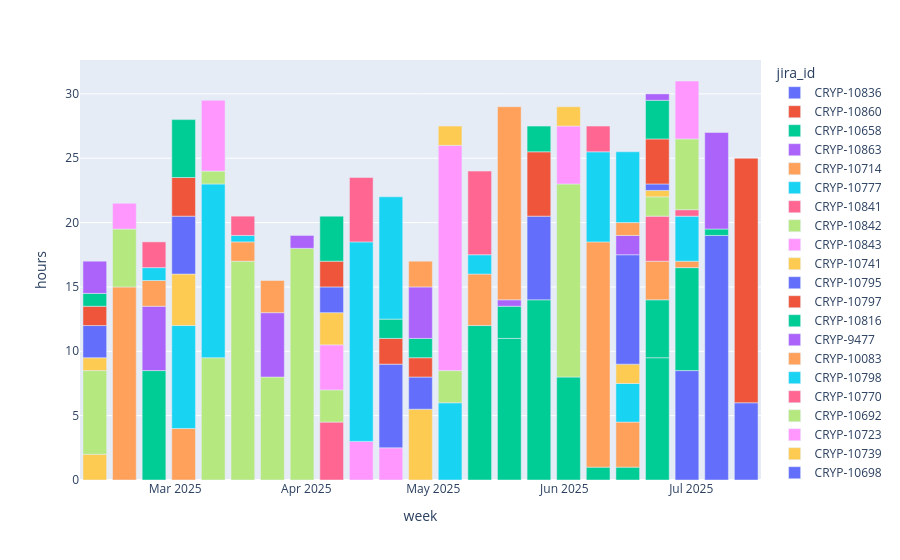

Notebook code for this chart:
### Code cell
px.bar(user_issues_hours_weekly(ts_user).toPandas(),x='week',y='hours',color='jira_id',hover_data={'summary':True})

### Figure 1 — Plotly figure (JSON) as saved in the notebook; plotly's stock layout.template omitted (floating-point values rounded to 4 significant figures)
{"data": [{"customdata": [["Rozszerzenie statusów na potrzeby informowania strategii o tym, że feed jest offline tylko dla wybranych instrumentów"], ["Rozszerzenie statusów na potrzeby informowania strategii o tym, że feed jest offline tylko dla wybranych instrumentów"], ["Rozszerzenie statusów na potrzeby informowania strategii o tym, że feed jest offline tylko dla wybranych instrumentów"]], "hovertemplate": "jira_id=CRYP-10836<br>week=%{x}<br>hours=%{y}<br>summary=%{customdata[0]}<extra></extra>", "legendgroup": "CRYP-10836", "marker": {"color": "#636efa", "pattern": {"shape": ""}}, "name": "CRYP-10836", "orientation": "v", "showlegend": true, "textposition": "auto", "type": "bar", "x": ["2025-07-14", "2025-07-07", "2025-06-30"], "xaxis": "x", "y": [6.0, 19.0, 8.5], "yaxis": "y"}, {"customdata": [["Przepisanie Shift analyser na Javę"]], "hovertemplate": "jira_id=CRYP-10860<br>week=%{x}<br>hours=%{y}<br>summary=%{customdata[0]}<extra></extra>", "legendgroup": "CRYP-10860", "marker": {"color": "#EF553B", "pattern": {"shape": ""}}, "name": "CRYP-10860", "orientation": "v", "showlegend": true, "textposition": "auto", "type": "bar", "x": ["2025-07-14"], "xaxis": "x", "y": [19.0], "yaxis": "y"}, {"customdata": [["[Liquidty Calculator] Wartości pól w różnych odległościach od midointa mają te same wartości"], ["[Liquidty Calculator] Wartości pól w różnych odległościach od midointa mają te same wartości"], ["[Liquidty Calculator] Wartości pól w różnych odległościach od midointa mają te same wartości"], ["[Liquidty Calculator] Wartości pól w różnych odległościach od midointa mają te same wartości"], ["[Liquidty Calculator] Wartości pól w różnych odległościach od midointa mają te same wartości"], ["[Liquidty Calculator] Wartości pól w różnych odległościach od midointa mają te same wartości"], ["[Liquidty Calculator] Wartości pól w różnych odległościach od midointa mają te same wartości"], ["[Liquidty Calculator] Wartości pól w różnych odległościach od midointa mają te same wartości"], ["[Liquidty Calculator] Wartości pól w różnych odległościach od midointa mają te same wartości"], ["[Liquidty Calculator] Wartości pól w różnych odległościach od midointa mają te same wartości"]], "hovertemplate": "jira_id=CRYP-10658<br>week=%{x}<br>hours=%{y}<br>summary=%{customdata[0]}<extra></extra>", "legendgroup": "CRYP-10658", "marker": {"color": "#00cc96", "pattern": {"shape": ""}}, "name": "CRYP-10658", "orientation": "v", "showlegend": true, "textposition": "auto", "type": "bar", "x": ["2025-07-07", "2025-06-30", "2025-06-23", "2025-06-23", "2025-06-16", "2025-06-09", "2025-06-02", "2025-05-26", "2025-05-19", "2025-05-12"], "xaxis": "x", "y": [0.5, 8.0, 9.5, 4.5, 1.0, 1.0, 8.0, 14.0, 11.0, 12.0], "yaxis": "y"}, {"customdata": [["Shift analyser nie generuje danych"]], "hovertemplate": "jira_id=CRYP-10863<br>week=%{x}<br>hours=%{y}<br>summary=%{customdata[0]}<extra></extra>", "legendgroup": "CRYP-10863", "marker": {"color": "#ab63fa", "pattern": {"shape": ""}}, "name": "CRYP-10863", "orientation": "v", "showlegend": true, "textposition": "auto", "type": "bar", "x": ["2025-07-07"], "xaxis": "x", "y": [7.5], "yaxis": "y"}, {"customdata": [["Shift Analyser DAG kończy się błędem"], ["Shift Analyser DAG kończy się błędem"], ["Shift Analyser DAG kończy się błędem"], ["Shift Analyser DAG kończy się błędem"]], "hovertemplate": "jira_id=CRYP-10714<br>week=%{x}<br>hours=%{y}<br>summary=%{customdata[0]}<extra></extra>", "legendgroup": "CRYP-10714", "marker": {"color": "#FFA15A", "pattern": {"shape": ""}}, "name": "CRYP-10714", "orientation": "v", "showlegend": true, "textposition": "auto", "type": "bar", "x": ["2025-06-30", "2025-06-23", "2025-06-16", "2025-06-09"], "xaxis": "x", "y": [0.5, 3.0, 3.5, 17.5], "yaxis": "y"}, {"customdata": [["Duplikaty w hurtowni w security_definition_v1"], ["Duplikaty w hurtowni w security_definition_v1"], ["Duplikaty w hurtowni w security_definition_v1"]], "hovertemplate": "jira_id=CRYP-10777<br>week=%{x}<br>hours=%{y}<br>summary=%{customdata[0]}<extra></extra>", "legendgroup": "CRYP-10777", "marker": {"color": "#19d3f3", "pattern": {"shape": ""}}, "name": "CRYP-10777", "orientation": "v", "showlegend": true, "textposition": "auto", "type": "bar", "x": ["2025-06-30", "2025-06-16", "2025-06-09"], "xaxis": "x", "y": [3.5, 3.0, 7.0], "yaxis": "y"}, {"customdata": [["[Kraken] Brak cyklicznej emisji SECURITY_DEFINITIONS"], ["[Kraken] Brak cyklicznej emisji SECURITY_DEFINITIONS"]], "hovertemplate": "jira_id=CRYP-10841<br>week=%{x}<br>hours=%{y}<br>summary=%{customdata[0]}<extra></extra>", "legendgroup": "CRYP-10841", "marker": {"color": "#FF6692", "pattern": {"shape": ""}}, "name": "CRYP-10841", "orientation": "v", "showlegend": true, "textposition": "auto", "type": "bar", "x": ["2025-06-30", "2025-06-23"], "xaxis": "x", "y": [0.5, 3.5], "yaxis": "y"}, {"customdata": [["[Bitkub] Przeterminowany coefficient w MARKET_DATA_ENRICHED."], ["[Bitkub] Przeterminowany coefficient w MARKET_DATA_ENRICHED."]], "hovertemplate": "jira_id=CRYP-10842<br>week=%{x}<br>hours=%{y}<br>summary=%{customdata[0]}<extra></extra>", "legendgroup": "CRYP-10842", "marker": {"color": "#B6E880", "pattern": {"shape": ""}}, "name": "CRYP-10842", "orientation": "v", "showlegend": true, "textposition": "auto", "type": "bar", "x": ["2025-06-30", "2025-06-23"], "xaxis": "x", "y": [5.5, 1.5], "yaxis": "y"}, {"customdata": [["Weryfikacja poprawności konfiguracji mdr-coefficient"]], "hovertemplate": "jira_id=CRYP-10843<br>week=%{x}<br>hours=%{y}<br>summary=%{customdata[0]}<extra></extra>", "legendgroup": "CRYP-10843", "marker": {"color": "#FF97FF", "pattern": {"shape": ""}}, "name": "CRYP-10843", "orientation": "v", "showlegend": true, "textposition": "auto", "type": "bar", "x": ["2025-06-30"], "xaxis": "x", "y": [4.5], "yaxis": "y"}, {"customdata": [["[Backtest] Niepoprawne nazwy plików wynikowych dla instrumentów zawierających dwukropek"], ["[Backtest] Niepoprawne nazwy plików wynikowych dla instrumentów zawierających dwukropek"]], "hovertemplate": "jira_id=CRYP-10741<br>week=%{x}<br>hours=%{y}<br>summary=%{customdata[0]}<extra></extra>", "legendgroup": "CRYP-10741", "marker": {"color": "#FECB52", "pattern": {"shape": ""}}, "name": "CRYP-10741", "orientation": "v", "showlegend": true, "textposition": "auto", "type": "bar", "x": ["2025-06-23", "2025-06-16"], "xaxis": "x", "y": [0.5, 1.5], "yaxis": "y"}, {"customdata": [["[Transactions verifier][Mexc] Brak kolumny SIDE"], ["[Transactions verifier][Mexc] Brak kolumny SIDE"]], "hovertemplate": "jira_id=CRYP-10795<br>week=%{x}<br>hours=%{y}<br>summary=%{customdata[0]}<extra></extra>", "legendgroup": "CRYP-10795", "marker": {"color": "#636efa", "pattern": {"shape": ""}}, "name": "CRYP-10795", "orientation": "v", "showlegend": true, "textposition": "auto", "type": "bar", "x": ["2025-06-23", "2025-06-16"], "xaxis": "x", "y": [0.5, 8.5], "yaxis": "y"}, {"customdata": [["[BingX] Trade z qty 0"]], "hovertemplate": "jira_id=CRYP-10797<br>week=%{x}<br>hours=%{y}<br>summary=%{customdata[0]}<extra></extra>", "legendgroup": "CRYP-10797", "marker": {"color": "#EF553B", "pattern": {"shape": ""}}, "name": "CRYP-10797", "orientation": "v", "showlegend": true, "textposition": "auto", "type": "bar", "x": ["2025-06-23"], "xaxis": "x", "y": [3.5], "yaxis": "y"}, {"customdata": [["[Backtest] celo-usdt-e-binancefts ended with state: failed."]], "hovertemplate": "jira_id=CRYP-10816<br>week=%{x}<br>hours=%{y}<br>summary=%{customdata[0]}<extra></extra>", "legendgroup": "CRYP-10816", "marker": {"color": "#00cc96", "pattern": {"shape": ""}}, "name": "CRYP-10816", "orientation": "v", "showlegend": true, "textposition": "auto", "type": "bar", "x": ["2025-06-23"], "xaxis": "x", "y": [3.0], "yaxis": "y"}, {"customdata": [["[CCXT] Dodanie znacznika początku i konca nagrywania"], ["[CCXT] Dodanie znacznika początku i konca nagrywania"]], "hovertemplate": "jira_id=CRYP-9477<br>week=%{x}<br>hours=%{y}<br>summary=%{customdata[0]}<extra></extra>", "legendgroup": "CRYP-9477", "marker": {"color": "#ab63fa", "pattern": {"shape": ""}}, "name": "CRYP-9477", "orientation": "v", "showlegend": true, "textposition": "auto", "type": "bar", "x": ["2025-06-23", "2025-06-16"], "xaxis": "x", "y": [0.5, 1.5], "yaxis": "y"}, {"customdata": [["Odświeżanie subskrypcji MDR w Platform Admin przez Operatorów MDA"]], "hovertemplate": "jira_id=CRYP-10083<br>week=%{x}<br>hours=%{y}<br>summary=%{customdata[0]}<extra></extra>", "legendgroup": "CRYP-10083", "marker": {"color": "#FFA15A", "pattern": {"shape": ""}}, "name": "CRYP-10083", "orientation": "v", "showlegend": true, "textposition": "auto", "type": "bar", "x": ["2025-06-16"], "xaxis": "x", "y": [1.0], "yaxis": "y"}, {"customdata": [["Transaction Verifier - ponawianie odczytu danych z cassandry"]], "hovertemplate": "jira_id=CRYP-10798<br>week=%{x}<br>hours=%{y}<br>summary=%{customdata[0]}<extra></extra>", "legendgroup": "CRYP-10798", "marker": {"color": "#19d3f3", "pattern": {"shape": ""}}, "name": "CRYP-10798", "orientation": "v", "showlegend": true, "textposition": "auto", "type": "bar", "x": ["2025-06-16"], "xaxis": "x", "y": [5.5], "yaxis": "y"}, {"customdata": [["[Backtest] Rozwiązanie problemów z uruchamianiem backtestu na danych z CoinApi"]], "hovertemplate": "jira_id=CRYP-10770<br>week=%{x}<br>hours=%{y}<br>summary=%{customdata[0]}<extra></extra>", "legendgroup": "CRYP-10770", "marker": {"color": "#FF6692", "pattern": {"shape": ""}}, "name": "CRYP-10770", "orientation": "v", "showlegend": true, "textposition": "auto", "type": "bar", "x": ["2025-06-09"], "xaxis": "x", "y": [2.0], "yaxis": "y"}, {"customdata": [["Dockeryzacja i parametryzacja historical-data-loader"]], "hovertemplate": "jira_id=CRYP-10692<br>week=%{x}<br>hours=%{y}<br>summary=%{customdata[0]}<extra></extra>", "legendgroup": "CRYP-10692", "marker": {"color": "#B6E880", "pattern": {"shape": ""}}, "name": "CRYP-10692", "orientation": "v", "showlegend": true, "textposition": "auto", "type": "bar", "x": ["2025-06-02"], "xaxis": "x", "y": [15.0], "yaxis": "y"}, {"customdata": [["transaction-verifier loguje błędy"]], "hovertemplate": "jira_id=CRYP-10723<br>week=%{x}<br>hours=%{y}<br>summary=%{customdata[0]}<extra></extra>", "legendgroup": "CRYP-10723", "marker": {"color": "#FF97FF", "pattern": {"shape": ""}}, "name": "CRYP-10723", "orientation": "v", "showlegend": true, "textposition": "auto", "type": "bar", "x": ["2025-06-02"], "xaxis": "x", "y": [4.5], "yaxis": "y"}, {"customdata": [["[Backtest] Pobranie danych z CoinApi"]], "hovertemplate": "jira_id=CRYP-10739<br>week=%{x}<br>hours=%{y}<br>summary=%{customdata[0]}<extra></extra>", "legendgroup": "CRYP-10739", "marker": {"color": "#FECB52", "pattern": {"shape": ""}}, "name": "CRYP-10739", "orientation": "v", "showlegend": true, "textposition": "auto", "type": "bar", "x": ["2025-06-02"], "xaxis": "x", "y": [1.5], "yaxis": "y"}, {"customdata": [["[Uniswap] Oszacowanie kosztu podłączenia market data z giełdy Uniswap v4"]], "hovertemplate": "jira_id=CRYP-10698<br>week=%{x}<br>hours=%{y}<br>summary=%{customdata[0]}<extra></extra>", "legendgroup": "CRYP-10698", "marker": {"color": "#636efa", "pattern": {"shape": ""}}, "name": "CRYP-10698", "orientation": "v", "showlegend": true, "textposition": "auto", "type": "bar", "x": ["2025-05-26"], "xaxis": "x", "y": [6.5], "yaxis": "y"}, {"customdata": [["[Platform admin] Obsługa giełd OneTrading i Kucoin-futures"]], "hovertemplate": "jira_id=CRYP-10699<br>week=%{x}<br>hours=%{y}<br>summary=%{customdata[0]}<extra></extra>", "legendgroup": "CRYP-10699", "marker": {"color": "#EF553B", "pattern": {"shape": ""}}, "name": "CRYP-10699", "orientation": "v", "showlegend": true, "textposition": "auto", "type": "bar", "x": ["2025-05-26"], "xaxis": "x", "y": [5.0], "yaxis": "y"}, {"customdata": [["Zmiana principal w strategiach"], ["Zmiana principal w strategiach"]], "hovertemplate": "jira_id=CRYP-10716<br>week=%{x}<br>hours=%{y}<br>summary=%{customdata[0]}<extra></extra>", "legendgroup": "CRYP-10716", "marker": {"color": "#00cc96", "pattern": {"shape": ""}}, "name": "CRYP-10716", "orientation": "v", "showlegend": true, "textposition": "auto", "type": "bar", "x": ["2025-05-26", "2025-05-19"], "xaxis": "x", "y": [2.0, 2.5], "yaxis": "y"}, {"customdata": [["[Binance] Usunięcie starych feedów"]], "hovertemplate": "jira_id=CRYP-10690<br>week=%{x}<br>hours=%{y}<br>summary=%{customdata[0]}<extra></extra>", "legendgroup": "CRYP-10690", "marker": {"color": "#ab63fa", "pattern": {"shape": ""}}, "name": "CRYP-10690", "orientation": "v", "showlegend": true, "textposition": "auto", "type": "bar", "x": ["2025-05-19"], "xaxis": "x", "y": [0.5], "yaxis": "y"}, {"customdata": [["Server ccxt2-975 padł"], ["Server ccxt2-975 padł"]], "hovertemplate": "jira_id=CRYP-10693<br>week=%{x}<br>hours=%{y}<br>summary=%{customdata[0]}<extra></extra>", "legendgroup": "CRYP-10693", "marker": {"color": "#FFA15A", "pattern": {"shape": ""}}, "name": "CRYP-10693", "orientation": "v", "showlegend": true, "textposition": "auto", "type": "bar", "x": ["2025-05-19", "2025-05-12"], "xaxis": "x", "y": [15.0, 4.0], "yaxis": "y"}, {"customdata": [["[Onetrading] ERROR \"Java heap space\""], ["[Onetrading] ERROR \"Java heap space\""]], "hovertemplate": "jira_id=CRYP-10651<br>week=%{x}<br>hours=%{y}<br>summary=%{customdata[0]}<extra></extra>", "legendgroup": "CRYP-10651", "marker": {"color": "#19d3f3", "pattern": {"shape": ""}}, "name": "CRYP-10651", "orientation": "v", "showlegend": true, "textposition": "auto", "type": "bar", "x": ["2025-05-12", "2025-05-05"], "xaxis": "x", "y": [1.5, 6.0], "yaxis": "y"}, {"customdata": [["[platform-admin] Błędne uprawnienia credential-controller"]], "hovertemplate": "jira_id=CRYP-9913<br>week=%{x}<br>hours=%{y}<br>summary=%{customdata[0]}<extra></extra>", "legendgroup": "CRYP-9913", "marker": {"color": "#FF6692", "pattern": {"shape": ""}}, "name": "CRYP-9913", "orientation": "v", "showlegend": true, "textposition": "auto", "type": "bar", "x": ["2025-05-12"], "xaxis": "x", "y": [6.5], "yaxis": "y"}, {"customdata": [["Weryfikacja transakcji giełdowych z giełdy MEXC"]], "hovertemplate": "jira_id=CRYP-10286<br>week=%{x}<br>hours=%{y}<br>summary=%{customdata[0]}<extra></extra>", "legendgroup": "CRYP-10286", "marker": {"color": "#B6E880", "pattern": {"shape": ""}}, "name": "CRYP-10286", "orientation": "v", "showlegend": true, "textposition": "auto", "type": "bar", "x": ["2025-05-05"], "xaxis": "x", "y": [2.5], "yaxis": "y"}, {"customdata": [["[Backtest] Zasilenie danych historycznych od providera II"], ["[Backtest] Zasilenie danych historycznych od providera II"], ["[Backtest] Zasilenie danych historycznych od providera II"]], "hovertemplate": "jira_id=CRYP-10556<br>week=%{x}<br>hours=%{y}<br>summary=%{customdata[0]}<extra></extra>", "legendgroup": "CRYP-10556", "marker": {"color": "#FF97FF", "pattern": {"shape": ""}}, "name": "CRYP-10556", "orientation": "v", "showlegend": true, "textposition": "auto", "type": "bar", "x": ["2025-05-05", "2025-04-21", "2025-04-14"], "xaxis": "x", "y": [17.5, 2.5, 3.0], "yaxis": "y"}, {"customdata": [["Market Data Recorder - serializacja konsumpcji danych order book deep"], ["Market Data Recorder - serializacja konsumpcji danych order book deep"]], "hovertemplate": "jira_id=CRYP-10633<br>week=%{x}<br>hours=%{y}<br>summary=%{customdata[0]}<extra></extra>", "legendgroup": "CRYP-10633", "marker": {"color": "#FECB52", "pattern": {"shape": ""}}, "name": "CRYP-10633", "orientation": "v", "showlegend": true, "textposition": "auto", "type": "bar", "x": ["2025-05-05", "2025-04-28"], "xaxis": "x", "y": [1.5, 5.5], "yaxis": "y"}, {"customdata": [["[MDR] Configurer - synchronizacja subskrypcji arkusz google - git - zookeeper"], ["[MDR] Configurer - synchronizacja subskrypcji arkusz google - git - zookeeper"]], "hovertemplate": "jira_id=CRYP-10182<br>week=%{x}<br>hours=%{y}<br>summary=%{customdata[0]}<extra></extra>", "legendgroup": "CRYP-10182", "marker": {"color": "#636efa", "pattern": {"shape": ""}}, "name": "CRYP-10182", "orientation": "v", "showlegend": true, "textposition": "auto", "type": "bar", "x": ["2025-04-28", "2025-04-21"], "xaxis": "x", "y": [2.5, 6.5], "yaxis": "y"}, {"customdata": [["Brak wiadomości w cassandrze dla zleceń strategi TTS"], ["Brak wiadomości w cassandrze dla zleceń strategi TTS"]], "hovertemplate": "jira_id=CRYP-10533<br>week=%{x}<br>hours=%{y}<br>summary=%{customdata[0]}<extra></extra>", "legendgroup": "CRYP-10533", "marker": {"color": "#EF553B", "pattern": {"shape": ""}}, "name": "CRYP-10533", "orientation": "v", "showlegend": true, "textposition": "auto", "type": "bar", "x": ["2025-04-28", "2025-04-21"], "xaxis": "x", "y": [1.5, 2.0], "yaxis": "y"}, {"customdata": [["Jenkins potrafi budować kontenery dockerowe w JDK21"], ["Jenkins potrafi budować kontenery dockerowe w JDK21"]], "hovertemplate": "jira_id=CRYP-10607<br>week=%{x}<br>hours=%{y}<br>summary=%{customdata[0]}<extra></extra>", "legendgroup": "CRYP-10607", "marker": {"color": "#00cc96", "pattern": {"shape": ""}}, "name": "CRYP-10607", "orientation": "v", "showlegend": true, "textposition": "auto", "type": "bar", "x": ["2025-04-28", "2025-04-21"], "xaxis": "x", "y": [1.5, 1.5], "yaxis": "y"}, {"customdata": [["25.04.2025 - Brak liquidity measures dla części instrumentów"]], "hovertemplate": "jira_id=CRYP-10632<br>week=%{x}<br>hours=%{y}<br>summary=%{customdata[0]}<extra></extra>", "legendgroup": "CRYP-10632", "marker": {"color": "#ab63fa", "pattern": {"shape": ""}}, "name": "CRYP-10632", "orientation": "v", "showlegend": true, "textposition": "auto", "type": "bar", "x": ["2025-04-28"], "xaxis": "x", "y": [4.0], "yaxis": "y"}, {"customdata": [["[Liquidty Calculator] Złe korzystanie z coefficent"]], "hovertemplate": "jira_id=CRYP-10636<br>week=%{x}<br>hours=%{y}<br>summary=%{customdata[0]}<extra></extra>", "legendgroup": "CRYP-10636", "marker": {"color": "#FFA15A", "pattern": {"shape": ""}}, "name": "CRYP-10636", "orientation": "v", "showlegend": true, "textposition": "auto", "type": "bar", "x": ["2025-04-28"], "xaxis": "x", "y": [2.0], "yaxis": "y"}, {"customdata": [["[Hurtownia danych] Migracja danych COEFFICIENT do Cassandry"], ["[Hurtownia danych] Migracja danych COEFFICIENT do Cassandry"]], "hovertemplate": "jira_id=CRYP-10580<br>week=%{x}<br>hours=%{y}<br>summary=%{customdata[0]}<extra></extra>", "legendgroup": "CRYP-10580", "marker": {"color": "#19d3f3", "pattern": {"shape": ""}}, "name": "CRYP-10580", "orientation": "v", "showlegend": true, "textposition": "auto", "type": "bar", "x": ["2025-04-21", "2025-04-14"], "xaxis": "x", "y": [9.5, 15.5], "yaxis": "y"}, {"customdata": [["Security Definition Provider nie zamyka poprawnie Kafka consumer"], ["Security Definition Provider nie zamyka poprawnie Kafka consumer"]], "hovertemplate": "jira_id=CRYP-10569<br>week=%{x}<br>hours=%{y}<br>summary=%{customdata[0]}<extra></extra>", "legendgroup": "CRYP-10569", "marker": {"color": "#FF6692", "pattern": {"shape": ""}}, "name": "CRYP-10569", "orientation": "v", "showlegend": true, "textposition": "auto", "type": "bar", "x": ["2025-04-14", "2025-04-07"], "xaxis": "x", "y": [5.0, 4.5], "yaxis": "y"}, {"customdata": [["[MDR] Dodanie aliasów w trybie coefficient"], ["[MDR] Dodanie aliasów w trybie coefficient"], ["[MDR] Dodanie aliasów w trybie coefficient"], ["[MDR] Dodanie aliasów w trybie coefficient"], ["[MDR] Dodanie aliasów w trybie coefficient"]], "hovertemplate": "jira_id=CRYP-10170<br>week=%{x}<br>hours=%{y}<br>summary=%{customdata[0]}<extra></extra>", "legendgroup": "CRYP-10170", "marker": {"color": "#B6E880", "pattern": {"shape": ""}}, "name": "CRYP-10170", "orientation": "v", "showlegend": true, "textposition": "auto", "type": "bar", "x": ["2025-04-07", "2025-03-31", "2025-03-24", "2025-03-17", "2025-03-10"], "xaxis": "x", "y": [2.5, 18.0, 8.0, 17.0, 9.5], "yaxis": "y"}, {"customdata": [["Brak wiadomości w transaction_log.orders_v2"]], "hovertemplate": "jira_id=CRYP-10531<br>week=%{x}<br>hours=%{y}<br>summary=%{customdata[0]}<extra></extra>", "legendgroup": "CRYP-10531", "marker": {"color": "#FF97FF", "pattern": {"shape": ""}}, "name": "CRYP-10531", "orientation": "v", "showlegend": true, "textposition": "auto", "type": "bar", "x": ["2025-04-07"], "xaxis": "x", "y": [3.5], "yaxis": "y"}, {"customdata": [["Adapter feedowy BINANCE_FUTURES posiada błąd deserializacji"]], "hovertemplate": "jira_id=CRYP-10548<br>week=%{x}<br>hours=%{y}<br>summary=%{customdata[0]}<extra></extra>", "legendgroup": "CRYP-10548", "marker": {"color": "#FECB52", "pattern": {"shape": ""}}, "name": "CRYP-10548", "orientation": "v", "showlegend": true, "textposition": "auto", "type": "bar", "x": ["2025-04-07"], "xaxis": "x", "y": [2.5], "yaxis": "y"}, {"customdata": [["[MDR] Próby resubskrybcji są wykorzystywane za szybko"]], "hovertemplate": "jira_id=CRYP-10550<br>week=%{x}<br>hours=%{y}<br>summary=%{customdata[0]}<extra></extra>", "legendgroup": "CRYP-10550", "marker": {"color": "#636efa", "pattern": {"shape": ""}}, "name": "CRYP-10550", "orientation": "v", "showlegend": true, "textposition": "auto", "type": "bar", "x": ["2025-04-07"], "xaxis": "x", "y": [2.0], "yaxis": "y"}, {"customdata": [["[BINANCE_FUTURES] Luki w wykresach order booków strategii MDR"]], "hovertemplate": "jira_id=CRYP-10552<br>week=%{x}<br>hours=%{y}<br>summary=%{customdata[0]}<extra></extra>", "legendgroup": "CRYP-10552", "marker": {"color": "#EF553B", "pattern": {"shape": ""}}, "name": "CRYP-10552", "orientation": "v", "showlegend": true, "textposition": "auto", "type": "bar", "x": ["2025-04-07"], "xaxis": "x", "y": [2.0], "yaxis": "y"}, {"customdata": [["[WalletMonitor] Brak ceny dla PEPEUSDT@BINANCE"]], "hovertemplate": "jira_id=CRYP-10553<br>week=%{x}<br>hours=%{y}<br>summary=%{customdata[0]}<extra></extra>", "legendgroup": "CRYP-10553", "marker": {"color": "#00cc96", "pattern": {"shape": ""}}, "name": "CRYP-10553", "orientation": "v", "showlegend": true, "textposition": "auto", "type": "bar", "x": ["2025-04-07"], "xaxis": "x", "y": [3.5], "yaxis": "y"}, {"customdata": [["[WebTp] Na środowisku liquee w produkcyjnej bazie danych zniknęły wszystkie niedomyślne workspace"], ["[WebTp] Na środowisku liquee w produkcyjnej bazie danych zniknęły wszystkie niedomyślne workspace"]], "hovertemplate": "jira_id=CRYP-10503<br>week=%{x}<br>hours=%{y}<br>summary=%{customdata[0]}<extra></extra>", "legendgroup": "CRYP-10503", "marker": {"color": "#ab63fa", "pattern": {"shape": ""}}, "name": "CRYP-10503", "orientation": "v", "showlegend": true, "textposition": "auto", "type": "bar", "x": ["2025-03-31", "2025-03-24"], "xaxis": "x", "y": [1.0, 5.0], "yaxis": "y"}, {"customdata": [["[Market Data Emitter] Przygotowanie healthchecka"], ["[Market Data Emitter] Przygotowanie healthchecka"], ["[Market Data Emitter] Przygotowanie healthchecka"]], "hovertemplate": "jira_id=CRYP-10438<br>week=%{x}<br>hours=%{y}<br>summary=%{customdata[0]}<extra></extra>", "legendgroup": "CRYP-10438", "marker": {"color": "#FFA15A", "pattern": {"shape": ""}}, "name": "CRYP-10438", "orientation": "v", "showlegend": true, "textposition": "auto", "type": "bar", "x": ["2025-03-24", "2025-03-17", "2025-03-03"], "xaxis": "x", "y": [2.5, 1.5, 4.0], "yaxis": "y"}, {"customdata": [["[Raport okresowy] Dodanie generowania raportu w Airflow"], ["[Raport okresowy] Dodanie generowania raportu w Airflow"], ["[Raport okresowy] Dodanie generowania raportu w Airflow"]], "hovertemplate": "jira_id=CRYP-10361<br>week=%{x}<br>hours=%{y}<br>summary=%{customdata[0]}<extra></extra>", "legendgroup": "CRYP-10361", "marker": {"color": "#19d3f3", "pattern": {"shape": ""}}, "name": "CRYP-10361", "orientation": "v", "showlegend": true, "textposition": "auto", "type": "bar", "x": ["2025-03-17", "2025-03-10", "2025-03-03"], "xaxis": "x", "y": [0.5, 13.5, 8.0], "yaxis": "y"}, {"customdata": [["io.vertx.core.VertxException: Connection was closed"]], "hovertemplate": "jira_id=CRYP-10481<br>week=%{x}<br>hours=%{y}<br>summary=%{customdata[0]}<extra></extra>", "legendgroup": "CRYP-10481", "marker": {"color": "#FF6692", "pattern": {"shape": ""}}, "name": "CRYP-10481", "orientation": "v", "showlegend": true, "textposition": "auto", "type": "bar", "x": ["2025-03-17"], "xaxis": "x", "y": [1.5], "yaxis": "y"}, {"customdata": [["[MDR] Adapter 'binance futures' failuje na środowisku QA"]], "hovertemplate": "jira_id=CRYP-10457<br>week=%{x}<br>hours=%{y}<br>summary=%{customdata[0]}<extra></extra>", "legendgroup": "CRYP-10457", "marker": {"color": "#B6E880", "pattern": {"shape": ""}}, "name": "CRYP-10457", "orientation": "v", "showlegend": true, "textposition": "auto", "type": "bar", "x": ["2025-03-10"], "xaxis": "x", "y": [1.0], "yaxis": "y"}, {"customdata": [["Analiza podłączenia danych Forex alternatywnego do XTB"]], "hovertemplate": "jira_id=CRYP-10462<br>week=%{x}<br>hours=%{y}<br>summary=%{customdata[0]}<extra></extra>", "legendgroup": "CRYP-10462", "marker": {"color": "#FF97FF", "pattern": {"shape": ""}}, "name": "CRYP-10462", "orientation": "v", "showlegend": true, "textposition": "auto", "type": "bar", "x": ["2025-03-10"], "xaxis": "x", "y": [5.5], "yaxis": "y"}, {"customdata": [["Brak liquidity measures dla niektórych instrumentów na produkcji"], ["Brak liquidity measures dla niektórych instrumentów na produkcji"]], "hovertemplate": "jira_id=CRYP-10317<br>week=%{x}<br>hours=%{y}<br>summary=%{customdata[0]}<extra></extra>", "legendgroup": "CRYP-10317", "marker": {"color": "#FECB52", "pattern": {"shape": ""}}, "name": "CRYP-10317", "orientation": "v", "showlegend": true, "textposition": "auto", "type": "bar", "x": ["2025-03-03", "2025-02-10"], "xaxis": "x", "y": [4.0, 2.0], "yaxis": "y"}, {"customdata": [["[MDR] Zmiana nodeId na taskId"]], "hovertemplate": "jira_id=CRYP-10369<br>week=%{x}<br>hours=%{y}<br>summary=%{customdata[0]}<extra></extra>", "legendgroup": "CRYP-10369", "marker": {"color": "#636efa", "pattern": {"shape": ""}}, "name": "CRYP-10369", "orientation": "v", "showlegend": true, "textposition": "auto", "type": "bar", "x": ["2025-03-03"], "xaxis": "x", "y": [4.5], "yaxis": "y"}, {"customdata": [["[MDR] Dodanie healthcheck"]], "hovertemplate": "jira_id=CRYP-10370<br>week=%{x}<br>hours=%{y}<br>summary=%{customdata[0]}<extra></extra>", "legendgroup": "CRYP-10370", "marker": {"color": "#EF553B", "pattern": {"shape": ""}}, "name": "CRYP-10370", "orientation": "v", "showlegend": true, "textposition": "auto", "type": "bar", "x": ["2025-03-03"], "xaxis": "x", "y": [3.0], "yaxis": "y"}, {"customdata": [["[MDR] Ograniczenie maksymalnej liczby subskrypcji ze względu na możliwość OutOfMemory"], ["[MDR] Ograniczenie maksymalnej liczby subskrypcji ze względu na możliwość OutOfMemory"]], "hovertemplate": "jira_id=CRYP-8011<br>week=%{x}<br>hours=%{y}<br>summary=%{customdata[0]}<extra></extra>", "legendgroup": "CRYP-8011", "marker": {"color": "#00cc96", "pattern": {"shape": ""}}, "name": "CRYP-8011", "orientation": "v", "showlegend": true, "textposition": "auto", "type": "bar", "x": ["2025-03-03", "2025-02-24"], "xaxis": "x", "y": [4.5, 8.5], "yaxis": "y"}, {"customdata": [["[MDP] Zabezpieczenie przed tworzeniem tradów z ceną i ilością niedodatnią"]], "hovertemplate": "jira_id=CRYP-10374<br>week=%{x}<br>hours=%{y}<br>summary=%{customdata[0]}<extra></extra>", "legendgroup": "CRYP-10374", "marker": {"color": "#ab63fa", "pattern": {"shape": ""}}, "name": "CRYP-10374", "orientation": "v", "showlegend": true, "textposition": "auto", "type": "bar", "x": ["2025-02-24"], "xaxis": "x", "y": [5.0], "yaxis": "y"}, {"customdata": [["[MDA] Dodanie możliwości nagrywania głębszych arkuszy - rozwinięcie"], ["[MDA] Dodanie możliwości nagrywania głębszych arkuszy - rozwinięcie"]], "hovertemplate": "jira_id=CRYP-10378<br>week=%{x}<br>hours=%{y}<br>summary=%{customdata[0]}<extra></extra>", "legendgroup": "CRYP-10378", "marker": {"color": "#FFA15A", "pattern": {"shape": ""}}, "name": "CRYP-10378", "orientation": "v", "showlegend": true, "textposition": "auto", "type": "bar", "x": ["2025-02-24", "2025-02-17"], "xaxis": "x", "y": [2.0, 15.0], "yaxis": "y"}, {"customdata": [["[BINANCE-FUTURES] Wydłużenie czasu OSR"]], "hovertemplate": "jira_id=CRYP-10397<br>week=%{x}<br>hours=%{y}<br>summary=%{customdata[0]}<extra></extra>", "legendgroup": "CRYP-10397", "marker": {"color": "#19d3f3", "pattern": {"shape": ""}}, "name": "CRYP-10397", "orientation": "v", "showlegend": true, "textposition": "auto", "type": "bar", "x": ["2025-02-24"], "xaxis": "x", "y": [1.0], "yaxis": "y"}, {"customdata": [["OOM na serwerze mdr-coefficient1"]], "hovertemplate": "jira_id=CRYP-10405<br>week=%{x}<br>hours=%{y}<br>summary=%{customdata[0]}<extra></extra>", "legendgroup": "CRYP-10405", "marker": {"color": "#FF6692", "pattern": {"shape": ""}}, "name": "CRYP-10405", "orientation": "v", "showlegend": true, "textposition": "auto", "type": "bar", "x": ["2025-02-24"], "xaxis": "x", "y": [2.0], "yaxis": "y"}, {"customdata": [["Market Data Recorder w trybie MARKET_DATA_LIQUIDITY konsumuje dane COEFFICIENT wyemitowane przez MDR w trybie COEFFICIENT"], ["Market Data Recorder w trybie MARKET_DATA_LIQUIDITY konsumuje dane COEFFICIENT wyemitowane przez MDR w trybie COEFFICIENT"]], "hovertemplate": "jira_id=CRYP-10180<br>week=%{x}<br>hours=%{y}<br>summary=%{customdata[0]}<extra></extra>", "legendgroup": "CRYP-10180", "marker": {"color": "#B6E880", "pattern": {"shape": ""}}, "name": "CRYP-10180", "orientation": "v", "showlegend": true, "textposition": "auto", "type": "bar", "x": ["2025-02-17", "2025-02-10"], "xaxis": "x", "y": [4.5, 6.5], "yaxis": "y"}, {"customdata": [["[BtcTurk] Awaria serwerów Btcturk 863"]], "hovertemplate": "jira_id=CRYP-10377<br>week=%{x}<br>hours=%{y}<br>summary=%{customdata[0]}<extra></extra>", "legendgroup": "CRYP-10377", "marker": {"color": "#FF97FF", "pattern": {"shape": ""}}, "name": "CRYP-10377", "orientation": "v", "showlegend": true, "textposition": "auto", "type": "bar", "x": ["2025-02-17"], "xaxis": "x", "y": [2.0], "yaxis": "y"}, {"customdata": [["Brak danych LM dla części instrumentów"]], "hovertemplate": "jira_id=CRYP-10306<br>week=%{x}<br>hours=%{y}<br>summary=%{customdata[0]}<extra></extra>", "legendgroup": "CRYP-10306", "marker": {"color": "#FECB52", "pattern": {"shape": ""}}, "name": "CRYP-10306", "orientation": "v", "showlegend": true, "textposition": "auto", "type": "bar", "x": ["2025-02-10"], "xaxis": "x", "y": [1.0], "yaxis": "y"}, {"customdata": [["[Kafka] Zmiana retencji orderbook best"]], "hovertemplate": "jira_id=CRYP-10325<br>week=%{x}<br>hours=%{y}<br>summary=%{customdata[0]}<extra></extra>", "legendgroup": "CRYP-10325", "marker": {"color": "#636efa", "pattern": {"shape": ""}}, "name": "CRYP-10325", "orientation": "v", "showlegend": true, "textposition": "auto", "type": "bar", "x": ["2025-02-10"], "xaxis": "x", "y": [2.5], "yaxis": "y"}, {"customdata": [["Usunięcie integracji 'bit2me'"]], "hovertemplate": "jira_id=CRYP-10330<br>week=%{x}<br>hours=%{y}<br>summary=%{customdata[0]}<extra></extra>", "legendgroup": "CRYP-10330", "marker": {"color": "#EF553B", "pattern": {"shape": ""}}, "name": "CRYP-10330", "orientation": "v", "showlegend": true, "textposition": "auto", "type": "bar", "x": ["2025-02-10"], "xaxis": "x", "y": [1.5], "yaxis": "y"}, {"customdata": [["Brak wiadomości OrderSingle w cassandra"]], "hovertemplate": "jira_id=CRYP-10335<br>week=%{x}<br>hours=%{y}<br>summary=%{customdata[0]}<extra></extra>", "legendgroup": "CRYP-10335", "marker": {"color": "#00cc96", "pattern": {"shape": ""}}, "name": "CRYP-10335", "orientation": "v", "showlegend": true, "textposition": "auto", "type": "bar", "x": ["2025-02-10"], "xaxis": "x", "y": [1.0], "yaxis": "y"}, {"customdata": [["OOM na mdr-ha2@liquee"]], "hovertemplate": "jira_id=CRYP-10338<br>week=%{x}<br>hours=%{y}<br>summary=%{customdata[0]}<extra></extra>", "legendgroup": "CRYP-10338", "marker": {"color": "#ab63fa", "pattern": {"shape": ""}}, "name": "CRYP-10338", "orientation": "v", "showlegend": true, "textposition": "auto", "type": "bar", "x": ["2025-02-10"], "xaxis": "x", "y": [2.5], "yaxis": "y"}], "layout": {"barmode": "relative", "legend": {"title": {"text": "jira_id"}, "tracegroupgap": 0}, "margin": {"t": 60}, "xaxis": {"anchor": "y", "domain": [0, 1], "title": {"text": "week"}}, "yaxis": {"anchor": "x", "domain": [0, 1], "title": {"text": "hours"}}}}
